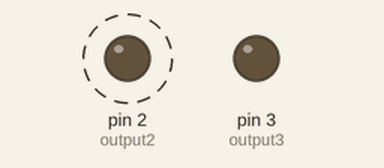
This sketch was run on a simulated Arduino Uno, built with avr-gcc and run on an emulated ATmega328P. Parts: output pins drawn as LEDs (lit = HIGH). Dashed ring = blinking.

Above: at 0.5 s.
Timing chart, 0 to 4.6 s (numbered marks = the images above):
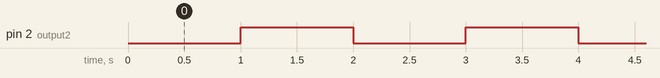

The sketch:

test_lcd.ino
```cpp
const int output2 = 2;
const int output3 = 3;
void setup() {
  Serial.begin(115200);
  // Initialize the output variables as outputs
  pinMode(output2, OUTPUT);
  pinMode(output3, OUTPUT);
  // Set outputs to LOW
  digitalWrite(output2, LOW);
  digitalWrite(output3, LOW);

}

void loop(){
  digitalWrite(output2, LOW);
  delay(1000);
   digitalWrite(output2, 1);
     delay(1000);

}
```

Measured:
- by itself, pin 2 (output2): alternates HIGH for 1.0 s and LOW for 1.0 s
